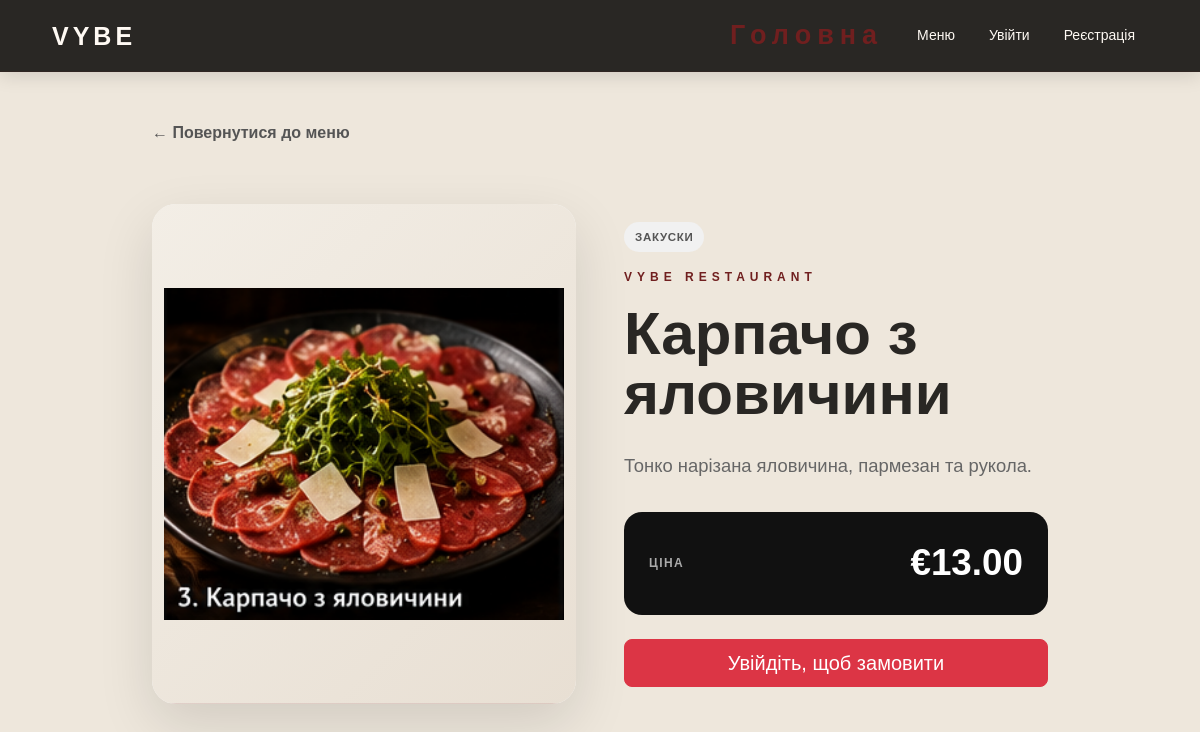
Screenshot of /dish/3 with the database file from the repository.
### online_restauraunt.py (models this page shows)
class Dish(db.Model):
    id = db.Column(
        db.Integer,
        primary_key=True
    )
    name = db.Column(
        db.String(200),
        nullable=False
    )
    description = db.Column(
        db.Text,
        nullable=False
    )
    price = db.Column(
        db.Float,
        nullable=False
    )
    category = db.Column(
        db.String(100),
        nullable=False
    )
    image = db.Column(
        db.String(255),
        nullable=True
    )

### online_restauraunt.py (the view)
@app.route("/dish/<int:dish_id>")
@cache.cached(timeout=300)
def dish(dish_id):
    selected_dish = Dish.query.get_or_404(
        dish_id
    )
    return render_template(
        "dish.html",
        dish=selected_dish
    )

### online_restauraunt.py (called while the page is built)
@app.context_processor
def inject_csrf_token():
    return {
        "csrf_token": get_csrf_token
    }

@app.before_request
def security_check():
    if request.method in {
        "POST",
        "PUT",
        "PATCH",
        "DELETE"
    }:
        validate_csrf()
        validate_origin()

### templates/dish.html (shortened to what this page needs)
{% extends "base.html" %}
{% block content %}
<section class="dish-page py-5">
    <div class="container">
        <a
            href="{{ url_for('menu') }}"
            class="back-link"
        >
            ← Повернутися до меню
        </a>
        <div class="row g-5 align-items-center mt-2">
            <div class="col-12 col-lg-6">
                <div class="dish-image-wrapper">
                    {% if dish.image %}
                    <img
                        src="{{ url_for(
                            'static',
                            filename='images/uploads/' + dish.image
                        ) }}"
                        alt="{{ dish.name }}"
                        class="dish-image"
                    >
                    {% else %}
                    <div class="dish-no-image">
                        VYBE
                    </div>
                    {% endif %}
                </div>
            </div>
            <div class="col-12 col-lg-6">
                <div class="dish-info">
                    <span class="menu-category-badge">
                        {{ dish.category }}
                    </span>
                    <p class="hero-small mt-3">
                        VYBE RESTAURANT
                    </p>
                    <h1>
                        {{ dish.name }}
                    </h1>
                    <p class="dish-description">
                        {{ dish.description }}
                    </p>
                    <div class="dish-price-box">
                        <span>
                            Ціна
                        </span>
                        <strong>
                            €{{ "%.2f"|format(dish.price) }}
                        </strong>
                    </div>
                    {% if session.get("user_id") %}
                    <form
                        method="POST"
                        action="{{ url_for('add_to_cart') }}"
                        class="mt-4"
                    >
                        <input
                            type="hidden"
                            name="csrf_token"
                            value="{{ csrf_token() }}"
                        >
                        <input
                            type="hidden"
                            name="dish_id"
                            value="{{ dish.id }}"
                        >
                        <button
                            type="submit"
                            class="btn btn-danger btn-lg w-100"
                        >
                            Додати до кошика
                        </button>
                    </form>
                    {% else %}
                    <a
                        href="{{ url_for('login') }}"
                        class="btn btn-danger btn-lg w-100 mt-4"
                    >
                        Увійдіть, щоб замовити
                    </a>
                    {% endif %}
                </div>
            </div>
        </div>
    </div>
</section>
{% endblock %}

### rows the page displays
Dish: image (picture), category "ЗАКУСКИ", name "Карпачо з яловичини", description "Тонко нарізана яловичина, пармезан та рукола.", price "13.00"
